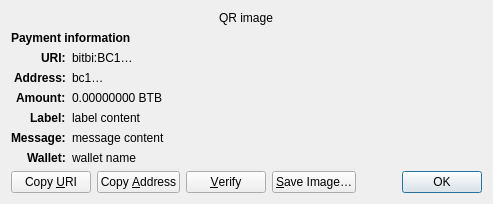
<?xml version="1.0" encoding="UTF-8"?>
<ui version="4.0">
 <class>ReceiveRequestDialog</class>
 <widget class="QDialog" name="ReceiveRequestDialog">
  <property name="geometry">
   <rect>
    <x>0</x>
    <y>0</y>
    <width>413</width>
    <height>229</height>
   </rect>
  </property>
  <property name="windowTitle">
   <string>Request payment to …</string>
  </property>
  <layout class="QGridLayout" name="gridLayout" columnstretch="0,1">
   <property name="sizeConstraint">
    <enum>QLayout::SetFixedSize</enum>
   </property>
   <item row="0" column="0" colspan="2" alignment="Qt::AlignHCenter">
    <widget class="QRImageWidget" name="qr_code">
     <property name="text">
      <string notr="true">QR image</string>
     </property>
     <property name="textInteractionFlags">
      <set>Qt::NoTextInteraction</set>
     </property>
    </widget>
   </item>
   <item row="1" column="0" colspan="2">
    <widget class="QLabel" name="payment_header">
     <property name="font">
      <font>
       <weight>75</weight>
       <bold>true</bold>
      </font>
     </property>
     <property name="text">
      <string>Payment information</string>
     </property>
     <property name="textInteractionFlags">
      <set>Qt::NoTextInteraction</set>
     </property>
    </widget>
   </item>
   <item row="2" column="0" alignment="Qt::AlignRight|Qt::AlignTop">
    <widget class="QLabel" name="uri_tag">
     <property name="font">
      <font>
       <weight>75</weight>
       <bold>true</bold>
      </font>
     </property>
     <property name="text">
      <string notr="true">URI:</string>
     </property>
     <property name="textFormat">
      <enum>Qt::PlainText</enum>
     </property>
     <property name="textInteractionFlags">
      <set>Qt::NoTextInteraction</set>
     </property>
    </widget>
   </item>
   <item row="2" column="1" alignment="Qt::AlignTop">
    <widget class="QLabel" name="uri_content">
     <property name="text">
      <string notr="true">bitbi:BC1…</string>
     </property>
     <property name="textFormat">
      <enum>Qt::RichText</enum>
     </property>
     <property name="wordWrap">
      <bool>true</bool>
     </property>
     <property name="textInteractionFlags">
      <set>Qt::TextSelectableByMouse</set>
     </property>
    </widget>
   </item>
   <item row="3" column="0" alignment="Qt::AlignRight|Qt::AlignTop">
    <widget class="QLabel" name="address_tag">
     <property name="font">
      <font>
       <weight>75</weight>
       <bold>true</bold>
      </font>
     </property>
     <property name="text">
      <string>Address:</string>
     </property>
     <property name="textInteractionFlags">
      <set>Qt::NoTextInteraction</set>
     </property>
    </widget>
   </item>
   <item row="3" column="1" alignment="Qt::AlignTop">
    <widget class="QLabel" name="address_content">
     <property name="text">
      <string notr="true">bc1…</string>
     </property>
     <property name="textFormat">
      <enum>Qt::PlainText</enum>
     </property>
     <property name="textInteractionFlags">
      <set>Qt::TextSelectableByMouse</set>
     </property>
    </widget>
   </item>
   <item row="4" column="0" alignment="Qt::AlignRight|Qt::AlignTop">
    <widget class="QLabel" name="amount_tag">
     <property name="font">
      <font>
       <weight>75</weight>
       <bold>true</bold>
      </font>
     </property>
     <property name="text">
      <string>Amount:</string>
     </property>
     <property name="textInteractionFlags">
      <set>Qt::NoTextInteraction</set>
     </property>
    </widget>
   </item>
   <item row="4" column="1" alignment="Qt::AlignTop">
    <widget class="QLabel" name="amount_content">
     <property name="text">
      <string notr="true">0.00000000 BTB</string>
     </property>
     <property name="textFormat">
      <enum>Qt::PlainText</enum>
     </property>
     <property name="textInteractionFlags">
      <set>Qt::TextSelectableByMouse</set>
     </property>
    </widget>
   </item>
   <item row="5" column="0" alignment="Qt::AlignRight|Qt::AlignTop">
    <widget class="QLabel" name="label_tag">
     <property name="font">
      <font>
       <weight>75</weight>
       <bold>true</bold>
      </font>
     </property>
     <property name="text">
      <string>Label:</string>
     </property>
     <property name="textInteractionFlags">
      <set>Qt::NoTextInteraction</set>
     </property>
    </widget>
   </item>
   <item row="5" column="1" alignment="Qt::AlignTop">
    <widget class="QLabel" name="label_content">
     <property name="text">
      <string notr="true">label content</string>
     </property>
     <property name="textFormat">
      <enum>Qt::PlainText</enum>
     </property>
     <property name="wordWrap">
      <bool>true</bool>
     </property>
     <property name="textInteractionFlags">
      <set>Qt::TextSelectableByMouse</set>
     </property>
    </widget>
   </item>
   <item row="6" column="0" alignment="Qt::AlignRight|Qt::AlignTop">
    <widget class="QLabel" name="message_tag">
     <property name="font">
      <font>
       <weight>75</weight>
       <bold>true</bold>
      </font>
     </property>
     <property name="text">
      <string>Message:</string>
     </property>
     <property name="textInteractionFlags">
      <set>Qt::NoTextInteraction</set>
     </property>
    </widget>
   </item>
   <item row="6" column="1" alignment="Qt::AlignTop">
    <widget class="QLabel" name="message_content">
     <property name="text">
      <string notr="true">message content</string>
     </property>
     <property name="textFormat">
      <enum>Qt::PlainText</enum>
     </property>
     <property name="wordWrap">
      <bool>true</bool>
     </property>
     <property name="textInteractionFlags">
      <set>Qt::TextSelectableByMouse</set>
     </property>
    </widget>
   </item>
   <item row="7" column="0" alignment="Qt::AlignRight|Qt::AlignTop">
    <widget class="QLabel" name="wallet_tag">
     <property name="font">
      <font>
       <weight>75</weight>
       <bold>true</bold>
      </font>
     </property>
     <property name="text">
      <string>Wallet:</string>
     </property>
     <property name="textInteractionFlags">
      <set>Qt::NoTextInteraction</set>
     </property>
    </widget>
   </item>
   <item row="7" column="1" alignment="Qt::AlignTop">
    <widget class="QLabel" name="wallet_content">
     <property name="text">
      <string notr="true">wallet name</string>
     </property>
     <property name="textFormat">
      <enum>Qt::PlainText</enum>
     </property>
     <property name="wordWrap">
      <bool>true</bool>
     </property>
     <property name="textInteractionFlags">
      <set>Qt::TextSelectableByMouse</set>
     </property>
    </widget>
   </item>
   <item row="8" column="0" colspan="2">
    <layout class="QHBoxLayout" name="horizontalLayout">
     <item>
      <widget class="QPushButton" name="btnCopyURI">
       <property name="text">
        <string>Copy &amp;URI</string>
       </property>
       <property name="autoDefault">
        <bool>false</bool>
       </property>
      </widget>
     </item>
     <item>
      <widget class="QPushButton" name="btnCopyAddress">
       <property name="text">
        <string>Copy &amp;Address</string>
       </property>
       <property name="autoDefault">
        <bool>false</bool>
       </property>
      </widget>
     </item>
     <item>
      <widget class="QPushButton" name="btnVerify">
       <property name="text">
        <string>&amp;Verify</string>
       </property>
       <property name="toolTip">
        <string>Verify this address on e.g. a hardware wallet screen</string>
       </property>
       <property name="autoDefault">
        <bool>false</bool>
       </property>
      </widget>
     </item>
     <item>
      <widget class="QPushButton" name="btnSaveAs">
       <property name="text">
        <string>&amp;Save Image…</string>
       </property>
       <property name="autoDefault">
        <bool>false</bool>
       </property>
      </widget>
     </item>
     <item>
      <spacer name="horizontalSpacer_2">
       <property name="orientation">
        <enum>Qt::Horizontal</enum>
       </property>
       <property name="sizeHint" stdset="0">
        <size>
         <width>40</width>
         <height>20</height>
        </size>
       </property>
      </spacer>
     </item>
     <item>
      <widget class="QDialogButtonBox" name="buttonBox">
       <property name="focusPolicy">
        <enum>Qt::StrongFocus</enum>
       </property>
       <property name="standardButtons">
        <set>QDialogButtonBox::Ok</set>
       </property>
      </widget>
     </item>
    </layout>
   </item>
  </layout>
 </widget>
 <customwidgets>
  <customwidget>
   <class>QRImageWidget</class>
   <extends>QLabel</extends>
   <header>qt/qrimagewidget.h</header>
  </customwidget>
 </customwidgets>
 <tabstops>
  <tabstop>buttonBox</tabstop>
  <tabstop>btnCopyURI</tabstop>
  <tabstop>btnCopyAddress</tabstop>
  <tabstop>btnSaveAs</tabstop>
 </tabstops>
 <resources/>
 <connections>
  <connection>
   <sender>buttonBox</sender>
   <signal>accepted()</signal>
   <receiver>ReceiveRequestDialog</receiver>
   <slot>accept()</slot>
   <hints>
    <hint type="sourcelabel">
     <x>135</x>
     <y>230</y>
    </hint>
    <hint type="destinationlabel">
     <x>135</x>
     <y>126</y>
    </hint>
   </hints>
  </connection>
 </connections>
</ui>
